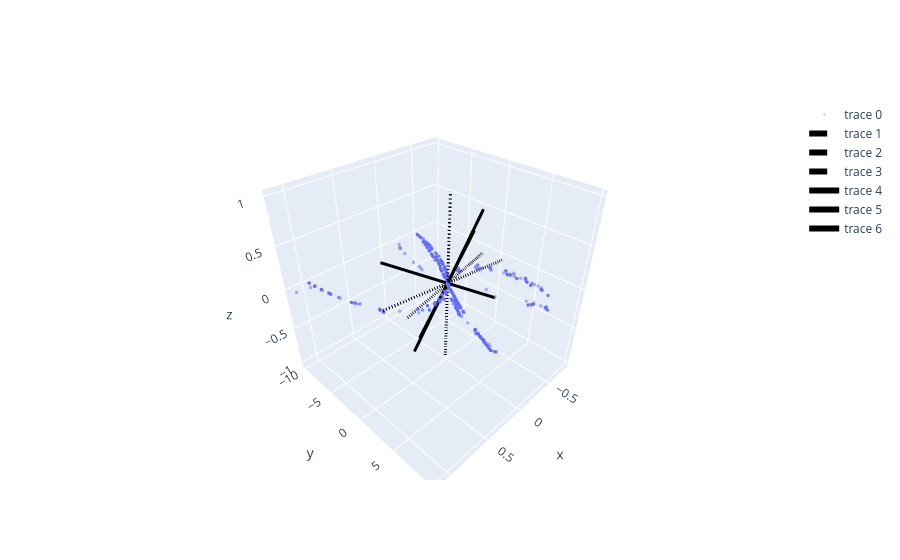

The cell this chart's notebook holds for it:
### Code cell
B1R=np.array(RT1.T@B1[:,idx1])
#B1R=np.array(np.eye(3)@B1[:,idx1])
CH1=RT1.T@(Site1.RH@np.eye(3))
print(CH1)
#print(RT1.T@C1)
coordsH=plotlCoords(CH1,dash='dash',off=1)
coordsQ=plotlCoords(RT1.T@(Site1.RQ@np.eye(3)),off=1)
fig=go.Figure(data=[go.Scatter3d(x=B1R[0,:],y=B1R[1,:],z=B1R[2,:]
        ,mode='markers',
        marker=dict(
        size=2,
        opacity=0.5
        )),*coordsH,*coordsQ])
fig.show()

R1R,T1R,P1R=Spherical(B1R)#np.linalg.norm(B1R,axis=0)
#fig, ax = plt.subplots(subplot_kw={'projection': 'polar'})
plt.plot(T1R*180/np.pi,R1R,'.')
plt.xlabel("$\theta$")
plt.show()
#fig, ax = plt.subplots(subplot_kw={'projection': 'polar'})
plt.plot(P1R*180/np.pi,R1R,'.')
plt.xlabel("$\phi$")

print(np.mean(np.abs(P1R)*180/np.pi))
print(np.atan2(2.16,0.1)*180/np.pi)
plt.show()

### Figure 1 — Plotly figure (JSON) as saved in the notebook; plotly's stock layout.template omitted (floating-point values rounded to 4 significant figures; data arrays with more than 128 entries replaced by an {"elided": "..."} marker saying what was removed)
{"data": [{"marker": {"opacity": 0.5, "size": 2}, "mode": "markers", "type": "scatter3d", "x": {"elided": "3963 float values"}, "y": {"elided": "3963 float values"}, "z": {"elided": "3963 float values"}}, {"line": {"color": "rgb(0,0,0)", "dash": "dash", "width": 6}, "mode": "lines", "text": "0", "type": "scatter3d", "x": [-0.7889, 0.7889], "y": [0.6124, -0.6124], "z": [-0.05194, 0.05194]}, {"line": {"color": "rgb(0,0,0)", "dash": "dash", "width": 6}, "mode": "lines", "text": "1", "type": "scatter3d", "x": [-0.6145, 0.6145], "y": [-0.787, 0.787], "z": [0.05513, -0.05513]}, {"line": {"color": "rgb(0,0,0)", "dash": "dash", "width": 6}, "mode": "lines", "text": "2", "type": "scatter3d", "x": [0.007118, -0.007118], "y": [-0.07541, 0.07541], "z": [-0.9971, 0.9971]}, {"line": {"color": "rgb(0,0,0)", "width": 6}, "mode": "lines", "text": "0", "type": "scatter3d", "x": [0.4601, -0.4601], "y": [0.7961, -0.7961], "z": [-0.3931, 0.3931]}, {"line": {"color": "rgb(0,0,0)", "width": 6}, "mode": "lines", "text": "1", "type": "scatter3d", "x": [-0.7852, 0.7852], "y": [0.1581, -0.1581], "z": [-0.5988, 0.5988]}, {"line": {"color": "rgb(0,0,0)", "width": 6}, "mode": "lines", "text": "2", "type": "scatter3d", "x": [0.4145, -0.4145], "y": [-0.5842, 0.5842], "z": [-0.6978, 0.6978]}], "layout": {}}
